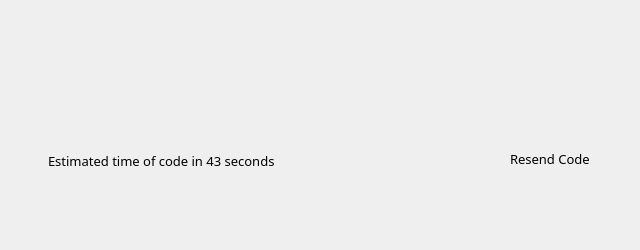
<?xml version="1.0" encoding="UTF-8"?>
<ui version="4.0">
 <class>verifyCode</class>
 <widget class="QWidget" name="verifyCode">
  <property name="geometry">
   <rect>
    <x>0</x>
    <y>0</y>
    <width>640</width>
    <height>250</height>
   </rect>
  </property>
  <property name="windowTitle">
   <string>Form</string>
  </property>
  <widget class="WCommonEdit" name="verifyCodeEdit" native="true">
   <property name="geometry">
    <rect>
     <x>48</x>
     <y>0</y>
     <width>369</width>
     <height>56</height>
    </rect>
   </property>
   <property name="sizePolicy">
    <sizepolicy hsizetype="Fixed" vsizetype="Fixed">
     <horstretch>0</horstretch>
     <verstretch>0</verstretch>
    </sizepolicy>
   </property>
   <property name="font">
    <font>
     <family>微软雅黑</family>
     <pointsize>10</pointsize>
    </font>
   </property>
  </widget>
  <widget class="WVerificationCode" name="verifyCodePic" native="true">
   <property name="geometry">
    <rect>
     <x>433</x>
     <y>0</y>
     <width>159</width>
     <height>56</height>
    </rect>
   </property>
  </widget>
  <widget class="WCommonEdit" name="phoneNumEdit" native="true">
   <property name="geometry">
    <rect>
     <x>48</x>
     <y>80</y>
     <width>384</width>
     <height>56</height>
    </rect>
   </property>
   <property name="font">
    <font>
     <family>微软雅黑</family>
     <pointsize>10</pointsize>
    </font>
   </property>
  </widget>
  <widget class="WButton" name="sendCodeBtn" native="true">
   <property name="geometry">
    <rect>
     <x>456</x>
     <y>80</y>
     <width>136</width>
     <height>56</height>
    </rect>
   </property>
   <property name="font">
    <font>
     <family>微软雅黑</family>
     <pointsize>14</pointsize>
    </font>
   </property>
  </widget>
  <widget class="QLabel" name="timeLabel">
   <property name="geometry">
    <rect>
     <x>48</x>
     <y>152</y>
     <width>261</width>
     <height>20</height>
    </rect>
   </property>
   <property name="sizePolicy">
    <sizepolicy hsizetype="Fixed" vsizetype="Fixed">
     <horstretch>0</horstretch>
     <verstretch>0</verstretch>
    </sizepolicy>
   </property>
   <property name="font">
    <font>
     <family>微软雅黑</family>
     <pointsize>10</pointsize>
    </font>
   </property>
   <property name="text">
    <string>Estimated time of code in 43 seconds</string>
   </property>
   <property name="scaledContents">
    <bool>false</bool>
   </property>
   <property name="alignment">
    <set>Qt::AlignLeading|Qt::AlignLeft|Qt::AlignTop</set>
   </property>
  </widget>
  <widget class="QLabel" name="resendLabel">
   <property name="geometry">
    <rect>
     <x>510</x>
     <y>150</y>
     <width>91</width>
     <height>20</height>
    </rect>
   </property>
   <property name="sizePolicy">
    <sizepolicy hsizetype="Fixed" vsizetype="Fixed">
     <horstretch>0</horstretch>
     <verstretch>0</verstretch>
    </sizepolicy>
   </property>
   <property name="font">
    <font>
     <family>微软雅黑</family>
     <pointsize>10</pointsize>
    </font>
   </property>
   <property name="text">
    <string>Resend Code</string>
   </property>
   <property name="alignment">
    <set>Qt::AlignLeading|Qt::AlignLeft|Qt::AlignTop</set>
   </property>
  </widget>
  <widget class="WCommonEdit" name="phoneVerifyCode" native="true">
   <property name="geometry">
    <rect>
     <x>48</x>
     <y>193</y>
     <width>544</width>
     <height>56</height>
    </rect>
   </property>
   <property name="sizePolicy">
    <sizepolicy hsizetype="Fixed" vsizetype="Fixed">
     <horstretch>0</horstretch>
     <verstretch>0</verstretch>
    </sizepolicy>
   </property>
   <property name="font">
    <font>
     <family>微软雅黑</family>
     <pointsize>14</pointsize>
    </font>
   </property>
  </widget>
 </widget>
 <customwidgets>
  <customwidget>
   <class>WCommonEdit</class>
   <extends>QWidget</extends>
   <header location="global">wcommonedit.h</header>
   <container>1</container>
  </customwidget>
  <customwidget>
   <class>WButton</class>
   <extends>QWidget</extends>
   <header location="global">wbutton.h</header>
   <container>1</container>
  </customwidget>
  <customwidget>
   <class>WVerificationCode</class>
   <extends>QWidget</extends>
   <header location="global">wverificationcode.h</header>
   <container>1</container>
  </customwidget>
 </customwidgets>
 <resources/>
 <connections/>
</ui>
